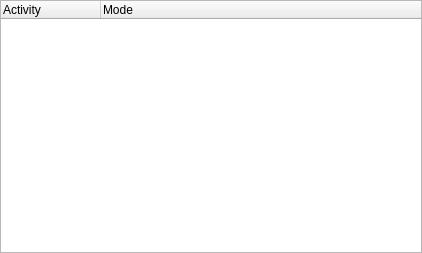
<?xml version="1.0" encoding="UTF-8"?>
<ui version="4.0">
 <class>ActivitiesConfig</class>
 <widget class="QWidget" name="ActivitiesConfig">
  <property name="geometry">
   <rect>
    <x>0</x>
    <y>0</y>
    <width>422</width>
    <height>253</height>
   </rect>
  </property>
  <layout class="QVBoxLayout" name="verticalLayout">
   <property name="margin">
    <number>0</number>
   </property>
   <item>
    <widget class="QTreeWidget" name="activities">
     <property name="rootIsDecorated">
      <bool>false</bool>
     </property>
     <property name="columnCount">
      <number>2</number>
     </property>
     <attribute name="headerVisible">
      <bool>true</bool>
     </attribute>
     <attribute name="headerDefaultSectionSize">
      <number>100</number>
     </attribute>
     <column>
      <property name="text">
       <string comment="KDE Plasma activity. Title Capitalization.">Activity</string>
      </property>
     </column>
     <column>
      <property name="text">
       <string comment="Redshift operation mode. Title Capitalization.">Mode</string>
      </property>
     </column>
    </widget>
   </item>
  </layout>
 </widget>
 <resources/>
 <connections/>
</ui>
